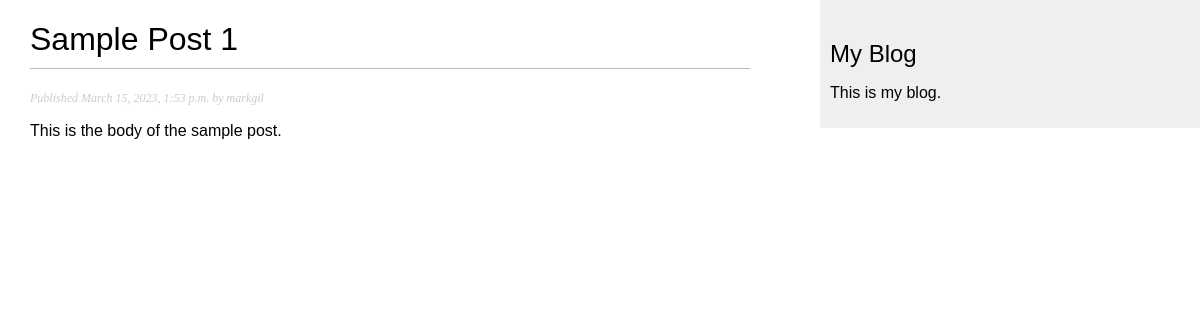
The page /blog/2023/3/15/sample-post-1/ on the database its author committed.
### blog/models.py (models this page shows, shortened)
class Post(models.Model):
    class Status(models.TextChoices):
        DRAFT = 'DF', 'Draft'
        PUBLISHED = 'PB', 'Published'
    title = models.CharField(max_length=250)
    slug = models.SlugField(max_length=250, unique_for_date='publish')
    author = models.ForeignKey(User,
                               on_delete=models.CASCADE,
                               related_name='blog_posts')
    body = models.TextField()
    publish = models.DateTimeField(default=timezone.now)
    created = models.DateTimeField(auto_now_add=True)
    updated = models.DateTimeField(auto_now=True)
    status = models.CharField(max_length=2,
                              choices=Status.choices,
                              default=Status.DRAFT)
    objects = models.Manager() # default manager
    published = PublishedManager() # our custom manager
    class Meta:
        ordering = ['-publish']
        indexes = [
            models.Index(fields=['-publish']),
        ]

### blog/views.py (the view)
# urls.py: path('<int:year>/<int:month>/<int:day>/<slug:post>/', views.post_detail, name='post_detail'),
def post_detail(request, year, month, day, post):
    post = get_object_or_404(Post,
                             status=Post.Status.PUBLISHED,
                             slug=post,
                             publish__year=year,
                             publish__month=month,
                             publish__day=day)
    return render(request,
                  'blog/post/detail.html',
                  {'post': post})

### blog/templates/blog/post/detail.html (shortened to what this page needs)
{% extends 'blog/base.html' %}
{% block content %}
    <h1>{{ post.title }}</h1>
    <p class="date">
        Published {{ post.publish }} by {{ post.author }}
    </p>
    {{ post.body|linebreaks }}
{% endblock %}

### blog/static/css/blog.css (style rules this page uses)
body { margin:0; padding:0; font-family:helvetica, sans-serif; }
h1 { font-weight:normal; border-bottom:1px solid #bbb; padding:0 0 10px 0; }
p.date { color:#ccc; font-family: georgia, serif; font-size: 12px; font-style: italic; }

### rows shown on the page
Post: title "Sample Post 1", publish "March 15, 2023, 1:53 p.m.", author "markgil", body "This is the body of the sample post."
